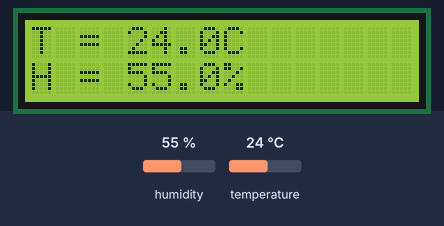
This program was run on a simulated Raspberry Pi (BCM pin numbers). Shown: 16×2 character LCD. The inputs (shaded band) are chosen by the test bench; at power-on: humidity 55 %, temperature 24 °C.

Above: at 1.2 s.
1.3 s: humidity set to 22 %
At 6.6 s:
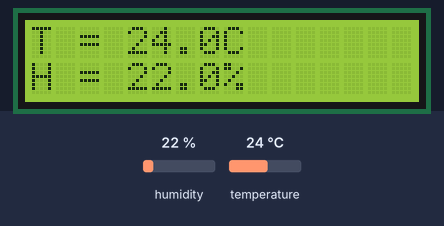
12.3 s: temperature set to 12 °C
At 17.0 s:
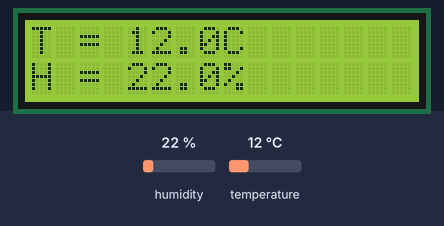
22.8 s: humidity set to 40 %
At 27.4 s:
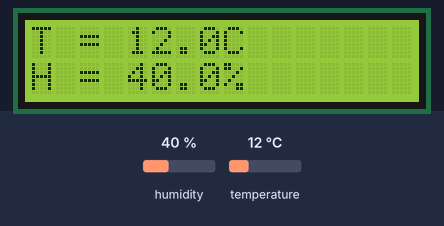
33.4 s: temperature set to 19 °C
At 37.8 s:
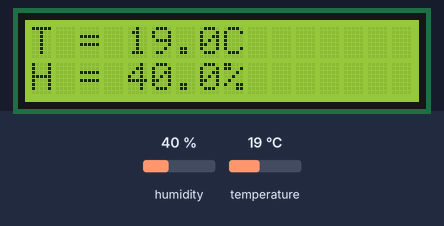
Timing chart, 0 to 39.3 s (numbered marks = the images above; inputs shaded):
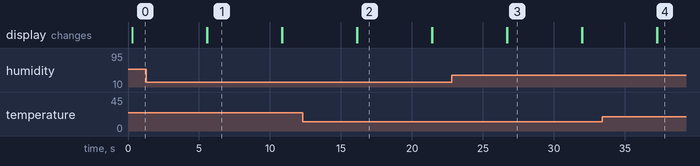

Measured:
- after the input at 1.3 s, the display: first differs from a run without the input after 4.3 s (image 1)
- after the input at 12.3 s, the display: first differs from a run without the input after 3.8 s (image 2)
- after the input at 22.8 s, the display: first differs from a run without the input after 3.9 s (image 3)
- after the input at 33.4 s, the display: first differs from a run without the input after 3.9 s (image 4)
- what the display in image 1 shows lasts 5.2 s, from 5.6 s to 10.8 s

The program:

LCDDHT11.py
```python
#----------------------------------------------------------------------
#
#		DISPLAY THE TEMPERATURE AND HUMIDITY
#		=====================================
#
# This program displays the temperature and humidity on the LCD
#
# Author: Dogan Ibrahim
# File  : LCDDHT11.py
# Date  : November 2020
#-----------------------------------------------------------------------
import board
import digitalio
import time
import adafruit_character_lcd.character_lcd as characterlcd
import adafruit_dht

sensor = adafruit_dht.DHT11(board.D26)

#
# Interface between the LCD and Raspberry Pi
#
D4 = digitalio.DigitalInOut(board.D21)		# Pin 40
D5 = digitalio.DigitalInOut(board.D20)		# Pin 38
D6 = digitalio.DigitalInOut(board.D16)		# Pin 36
D7 = digitalio.DigitalInOut(board.D12)		# Pin 32
RS = digitalio.DigitalInOut(board.D7)		# Pin 36
E = digitalio.DigitalInOut(board.D8)		# Pin 24
Columns = 16
Rows = 2

lcd = characterlcd.Character_LCD_Mono(RS,E,D4,D5,D6,D7,Columns,Rows)

lcd.home()					# Home cursor


while True:
  try:

     temperature = sensor.temperature		# Read temperature
     humidity = sensor.humidity			# Read humidity
     t = '{0:0.1f}'.format(temperature)		# Format temp
     h = '{0:0.1f}'.format(humidity)		# Format humidity
     lcd.clear()				# Clear display
     lcd.set_cursor = (0, 0)			# At (0,0)
     line1 = "T = " + str(t) + "C\n"		# Line 1 + \n
     line2 = "H = " + str(h) + "%"		# Line 2
     lcd.message = line1+line2			# Display
     time.sleep(5)				# Wait

  except RuntimeError as error:
     time.sleep(2)
     continue

  except Exception as error:
     raise error
     exit(0)

  except KeyboardInterrupt:
     exit(0)
```
